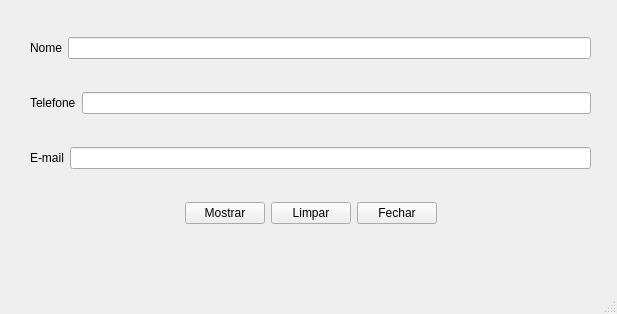
<?xml version="1.0" encoding="UTF-8"?>
<ui version="4.0">
 <class>MainWindow</class>
 <widget class="QMainWindow" name="MainWindow">
  <property name="geometry">
   <rect>
    <x>0</x>
    <y>0</y>
    <width>617</width>
    <height>314</height>
   </rect>
  </property>
  <property name="windowTitle">
   <string>MainWindow</string>
  </property>
  <widget class="QWidget" name="centralwidget">
   <widget class="QWidget" name="">
    <property name="geometry">
     <rect>
      <x>30</x>
      <y>10</y>
      <width>561</width>
      <height>241</height>
     </rect>
    </property>
    <layout class="QVBoxLayout" name="verticalLayout">
     <item>
      <layout class="QHBoxLayout" name="horizontalLayout">
       <item>
        <widget class="QLabel" name="label">
         <property name="text">
          <string>Nome</string>
         </property>
        </widget>
       </item>
       <item>
        <widget class="QLineEdit" name="txt_nome"/>
       </item>
      </layout>
     </item>
     <item>
      <layout class="QHBoxLayout" name="horizontalLayout_2">
       <item>
        <widget class="QLabel" name="label1">
         <property name="text">
          <string>Telefone</string>
         </property>
        </widget>
       </item>
       <item>
        <widget class="QLineEdit" name="txt_telefone"/>
       </item>
      </layout>
     </item>
     <item>
      <layout class="QHBoxLayout" name="horizontalLayout_3">
       <item>
        <widget class="QLabel" name="label2">
         <property name="text">
          <string>E-mail</string>
         </property>
        </widget>
       </item>
       <item>
        <widget class="QLineEdit" name="txt_email"/>
       </item>
      </layout>
     </item>
     <item>
      <layout class="QHBoxLayout" name="horizontalLayout_4">
       <item>
        <spacer name="horizontalSpacer">
         <property name="orientation">
          <enum>Qt::Horizontal</enum>
         </property>
         <property name="sizeHint" stdset="0">
          <size>
           <width>40</width>
           <height>20</height>
          </size>
         </property>
        </spacer>
       </item>
       <item>
        <widget class="QPushButton" name="btn_mostrar">
         <property name="text">
          <string>Mostrar</string>
         </property>
        </widget>
       </item>
       <item>
        <widget class="QPushButton" name="btn_limpar">
         <property name="text">
          <string>Limpar</string>
         </property>
        </widget>
       </item>
       <item>
        <widget class="QPushButton" name="btn_fechar">
         <property name="text">
          <string>Fechar</string>
         </property>
        </widget>
       </item>
       <item>
        <spacer name="horizontalSpacer_2">
         <property name="orientation">
          <enum>Qt::Horizontal</enum>
         </property>
         <property name="sizeHint" stdset="0">
          <size>
           <width>40</width>
           <height>20</height>
          </size>
         </property>
        </spacer>
       </item>
      </layout>
     </item>
    </layout>
   </widget>
  </widget>
  <widget class="QMenuBar" name="menubar">
   <property name="geometry">
    <rect>
     <x>0</x>
     <y>0</y>
     <width>617</width>
     <height>22</height>
    </rect>
   </property>
  </widget>
  <widget class="QStatusBar" name="statusbar"/>
 </widget>
 <resources/>
 <connections/>
</ui>
